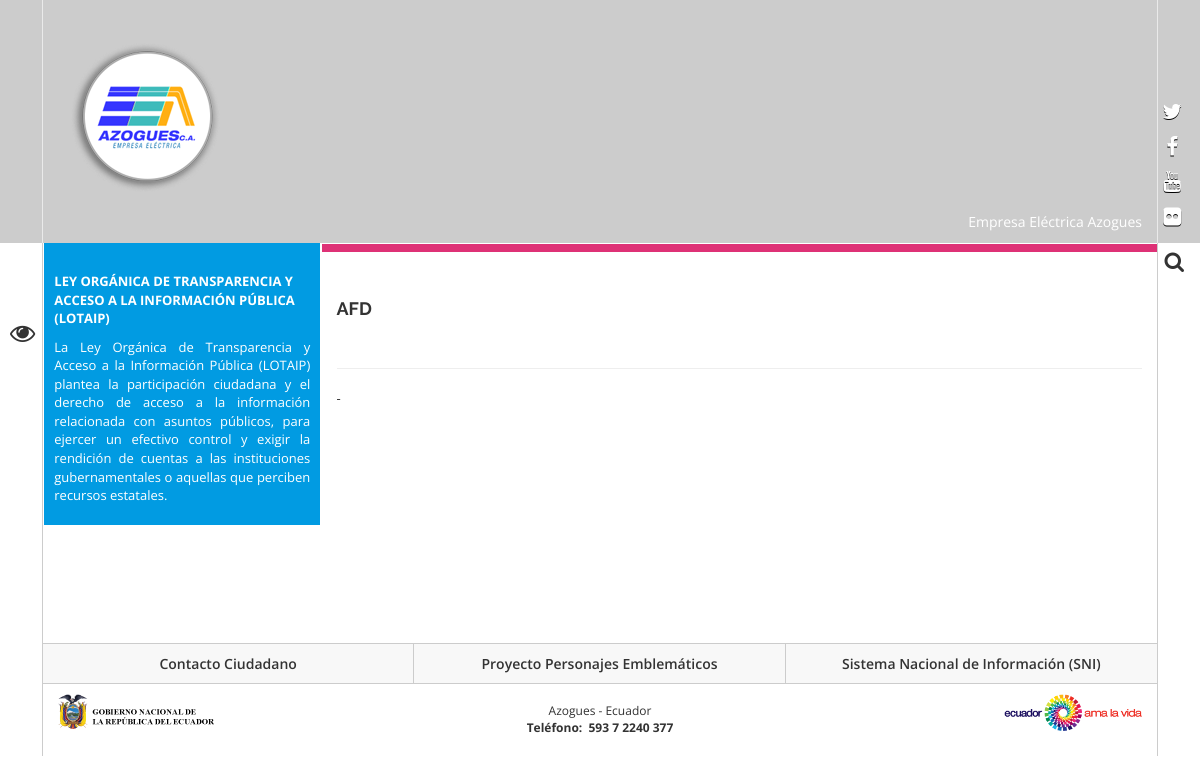
Screenshot of /procesoscontratacion/1/ with the database file from the repository.
### appeea/models.py (models this page shows, shortened)
@python_2_unicode_compatible
class IndexGeneral(models.Model):
    id_indexgeneral = models.AutoField(primary_key=True)
    titulo = models.CharField(max_length=200)
    logo = models.ImageField(upload_to='logo')
    facebook = models.CharField(max_length=200)
    twitter = models.CharField(max_length=200)
    instagram = models.CharField(max_length=200)
    youtube = models.CharField(max_length=200)
    flikr = models.CharField(max_length=200)
    popup = models.ImageField(verbose_name="Suba la imagen del popup")
    popup_tiempo = models.IntegerField(verbose_name="Cerrar el popup despues de n segundos")
    popup_habilitar = models.BooleanField(verbose_name="Haga clic aquí para habilitar el popup")
    nombre_marcador = models.CharField(max_length=200, verbose_name="Nombre del marcador en el mapa")
    zoom = models.IntegerField(verbose_name="Zoom mapa")
    mapa = GeopositionField()
    piepagina = RichTextUploadingField(max_length=10000, verbose_name="Pie de página")
    class Meta:
        db_table = 'indexgeneral'
        verbose_name = 'Configuración básica del sitio'
        verbose_name_plural = 'Configuración básica del sitio'

@python_2_unicode_compatible
class Cabecera(models.Model):
    id_cabecera = models.AutoField(primary_key=True)
    paginas_select = (
        ('1', 'index'), ('2', 'institucion'), ('3', 'noticias'), ('4', 'transparencia'), ('5', 'noticia detalle'),
        ('6', 'detalle institución'))
    titulo = models.CharField(max_length=200)
    imagen = models.ImageField(upload_to='cabecera')
    referencia = models.CharField(max_length=150, choices=paginas_select)
    class Meta:
        db_table = 'cabecera'
        verbose_name = 'Cabecera'
        verbose_name_plural = 'Imagenes cabecera'

@python_2_unicode_compatible
class ProcesosContratacionNivel1(models.Model):
    id_procesos = models.AutoField(primary_key=True)
    paginas_select = (('1', 'menú'), ('2', 'submenú'))
    tipo = models.CharField(max_length=150, choices=paginas_select)
    titulo = models.CharField(max_length=200)
    contenido = RichTextUploadingField(max_length=9999999, default="")
    class Meta:
        db_table = 'procesos1'
        verbose_name = 'Proceso Contratación Nivel 1'
        verbose_name_plural = 'Procesos Contratación Nivel 1'

### appeea/views.py (the view)
# urls.py: path('procesoscontratacion/<slug:ide>/', views.procesoscontratacion1,
def procesoscontratacion1(request, ide):
    iservicios = IndexServicios.objects.filter(estado=True)
    menus = Menu.objects.filter(habilitado=True)
    menu = ProcesosContratacionNivel1.objects.all()
    cabecera = get_or_none(Cabecera, referencia='6')
    basic = IndexGeneral.objects.latest('id_indexgeneral')
    proceso = ProcesosContratacionNivel1.objects.get(id_procesos=ide)
    enterate = Enterate.objects.all().order_by('-id_enterate')[:2]
    ctx = {'iservicios': iservicios, 'menus': menus, 'menu': menu, 'cabecera': cabecera, 'basic': basic,
           'proceso': proceso, 'enterate': enterate}
    return render(request, 'procesoscontratacion.html', ctx)

### appeea/views.py (called while the page is built)
def get_or_none(classmodel, **kwargs):
    try:
        return classmodel.objects.get(**kwargs)
    except classmodel.DoesNotExist:
        return None

### appeea/templates/procesoscontratacion.html (shortened to what this page needs)
{% extends 'noticias.html' %}
{% load static %}
{% load cropping %}
{%block tituloCabecera%}
  <div class="leyenda-header hidden-xs clearfix">
    <div class="text-right">{{cabecera.titulo}}</div>
  </div>
{% endblock%}
{% block contenido %}
<div class="container-fluid">
	<div class="row">
		<div class="col-md-3">
			<div style="background-color: #019be2;margin-top: -2.5%; margin-left: -5.5%; margin-right: -5.5%; padding: 4%; color: white;">
				<br>
				<p><strong>LEY ORGÁNICA DE TRANSPARENCIA Y ACCESO A LA INFORMACIÓN PÚBLICA (LOTAIP)&nbsp;</strong></p>
				<p class="text-justify">La Ley Orgánica de Transparencia y Acceso a la Información Pública (LOTAIP) plantea la participación ciudadana y el derecho de acceso a la información relacionada con asuntos públicos, para ejercer un efectivo control y exigir la rendición de cuentas a las instituciones gubernamentales o aquellas que perciben recursos estatales.</p>
			</div>
		</div>
		<div class="col-md-9 scroll altura color fucsia" style="border-top: 8px solid; border-color: #de3176; margin-top: -0.5%;">
			<br>
			<br>
			<h4><strong>{{proceso.titulo|safe}}</strong></h4>
			<br>
			<hr>
			{{proceso.contenido|safe}}
		</div>
	</div>
</div>
{% endblock %}

### appeea/templates/base.html (shortened to what this page needs)
{% load static %}
{% load cropping %}
<!DOCTYPE html>
<html lang="es">
<head>
    <link rel='stylesheet' href="https://cdn.jsdelivr.net/npm/@icon/dashicons@0.9.0-alpha.3/dashicons.css"
          type='text/css' media='all'/>
    <link rel='stylesheet' href="{% static 'wp-includes/css/extra.min.css' %}" type='text/css' media='all'/>
    <link rel='stylesheet' href="{% static 'wp-includes/css/site.min.css' %}" type='text/css' media='all'/>
    <link rel='stylesheet' href="{% static 'wp-includes/css/menu-image.css' %}" type='text/css' media='all'/>
    <link rel='stylesheet' href="{% static 'wp-includes/css/style.css' %}" type='text/css' media='all'/>
    <link rel='stylesheet' href="https://cdnjs.cloudflare.com/ajax/libs/font-awesome/4.3.0/css/font-awesome.min.css"
          type='text/css' media='all'/>
    <link href="{% static 'wp-content/themes/Sitio-31/css/bootstrap.min.css' %}" rel="stylesheet" type="text/css"/>
    <link href="{% static 'wp-content/themes/Sitio-31/css/font-awesome.min.css' %}" rel="stylesheet" type="text/css"/>
    <link href="{% static 'wp-content/themes/Sitio-31/css/logo.css' %}" rel="stylesheet" type="text/css"/>
    <link href="{% static 'wp-content/themes/Sitio-31/css/snap.css' %}" rel="stylesheet" type="text/css"/>
    <link href="{% static 'wp-content/themes/Sitio-31/css/orbit-1.2.3.css' %}" rel="stylesheet" type="text/css"/>
    <link href="{% static 'wp-content/themes/Sitio-31/css/sidebar.css' %}" rel="stylesheet" type="text/css"/>
    <link href="{% static 'wp-content/themes/Sitio-31/css/site.css' %}" rel="stylesheet" type="text/css"/>
    <link rel="stylesheet" type="text/css" media="all" href="{% static 'wp-content/themes/Sitio-31/style.css' %}"/>
</head>
<body>
<div id="content">
    <header id="head">
        <div class="inner">
            <div id="nomobile" class="container-fluid">
                <h1 id="logo">
                    <a href="{% url 'index' %}"><img src="{{ basic.logo.url }}" alt=""></a>
                </h1>
                {% block tituloCabecera %}{% endblock %}
                <div class="separator"></div>
                <div id="accesibilidad">
                    <div class="inner">
                        <ul>
                            <li><a href="{% url 'transparencia' %}" tabindex="3" data-toggle="tooltip"
                                   data-placement="right"><span class="fa fa-eye"><em>Transparencia</em></span></a></li>
                        </ul>
                    </div>
                </div>
                <div class="social">
                    <div class="inner">
                        <ul>
                            <li><a target="_blank" href="{{ basic.twitter }}" tabindex="5" data-toggle="tooltip"
                                   data-placement="left">
                                <span class="fa fa-twitter"><em>twitter</em></span>
                            </a></li>
                            <li><a target="_blank" href="{{ basic.facebook }}" tabindex="6" data-toggle="tooltip"
                                   data-placement="left">
                                <span class="fa fa-facebook-f"><em>facebook</em></span>
                            </a></li>
                            <li><a target="_blank" href="{{ basic.youtube }}" tabindex="7" data-toggle="tooltip"
                                   data-placement="left">
                                <span class="fa fa-youtube"><em>youtube</em></span>
                            </a></li>
                            <li><a target="_blank" href="{{ basic.flickr }}" tabindex="8" data-toggle="tooltip"
                                   data-placement="left">
                                <span class="fa fa-flickr"><em>flickr</em></span>
                            </a></li>
                        </ul>
                    </div>
                </div>
                <div id="block-search-form" class="clearfix">
                    <div class="form-actions">
                        <a href="#search" tabindex="9"><span class="fa fa-search"><em>buscar</em></span></a>
                    </div>
                </div>
            </div>
        </div>
    </header>
    <div id="main" class="ep">
        {% block contenido %}
        {% endblock %}
    </div>
    <footer id="footer-bot">
        <div class="container-fluid">
            <div class="top">
                <div class="row no-gutter">
                    <div class="col-md-4 col-sm-4 col-xs-12"><a target="_blank"
                                                                href="https://aplicaciones.administracionpublica.gob.ec/"
                                                                style="height: 39px;">Contacto Ciudadano</a></div>
                    <div class="col-md-4 col-sm-4 col-xs-12"><a target="_blank"
                                                                href="http://www.presidencia.gob.ec/personajes-emblematicos/"
                                                                style="height: 39px;">Proyecto Personajes
                        Emblemáticos</a></div>
                    <div class="col-md-4 col-sm-4 col-xs-12"><a target="_blank" href="http://sni.gob.ec/inicio"
                                                                style="height: 39px;">Sistema Nacional de Información
                        (SNI)</a></div>
                </div>
            </div>
            <div class="content">
                <div class="row">
                    <div class="col-md-4 col-sm-4 col-xs-12">
                        <img title="EEA &#8211; Empresa Eléctrica Regional de Azogues"
                             alt="EEA &#8211; Empresa Empresa Eléctrica Regional de Azogues"
                             src="{% static 'wp-content/themes/Sitio-31/images/logo_presidencia.png' %}"
                             longdesc="longdesc/logdesc.html">
                    </div>
                    <div class="col-md-4 col-sm-4 col-xs-12 text">
                        {{ basic.piepagina|safe }}
                    </div>
                    <div class="col-md-4 col-sm-4 col-xs-12">
                        <img title="Ecuador Ama la Vida" alt="Ecuador Ama la Vida"
                             src="{% static 'wp-content/themes/Sitio-31/images/ecuadoramalavida_logo.png' %}"
                             width="138" height="37" longdesc="longdesc/logdesc.html">
                    </div>
                </div>
            </div>
        </div>
    </footer>
</div>
</body>
</html>

### rows the page displays
IndexGeneral: logo (picture), piepagina "Azogues - Ecuador Teléfono: 593 7 2240 377"
Cabecera: titulo "Empresa Eléctrica Azogues"
ProcesosContratacionNivel1: titulo "AFD", contenido "-"
